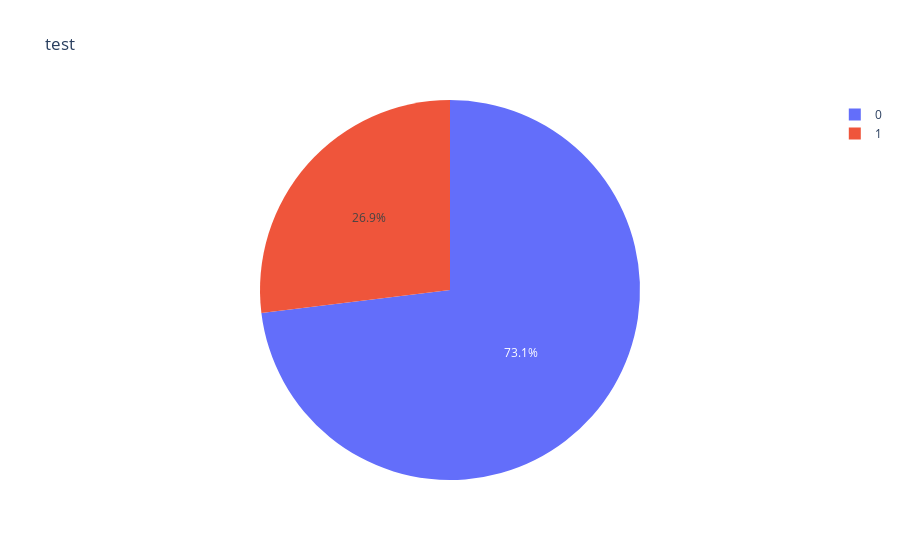

Notebook cell for this chart:
### Code cell
import plotly.express as px
spacex_df = pd.read_csv("spacex_launch_dash.csv")
filtered_df2 = spacex_df[spacex_df['Launch Site']=='CCAFS LC-40']
print(filtered_df2['class'].value_counts())
fig = px.pie(filtered_df2, 
        names='class',
        title='test')
fig.show()

### Figure 1 — Plotly figure (JSON) as saved in the notebook; plotly's stock layout.template omitted (floating-point values rounded to 4 significant figures)
{"data": [{"domain": {"x": [0, 1], "y": [0, 1]}, "hovertemplate": "class=%{label}<extra></extra>", "labels": [0, 0, 0, 0, 0, 0, 0, 0, 0, 0, 0, 0, 0, 0, 0, 0, 0, 1, 1, 0, 1, 1, 1, 0, 1, 1], "legendgroup": "", "name": "", "showlegend": true, "type": "pie"}], "layout": {"autosize": true, "legend": {"tracegroupgap": 0}, "title": {"text": "test"}}}
